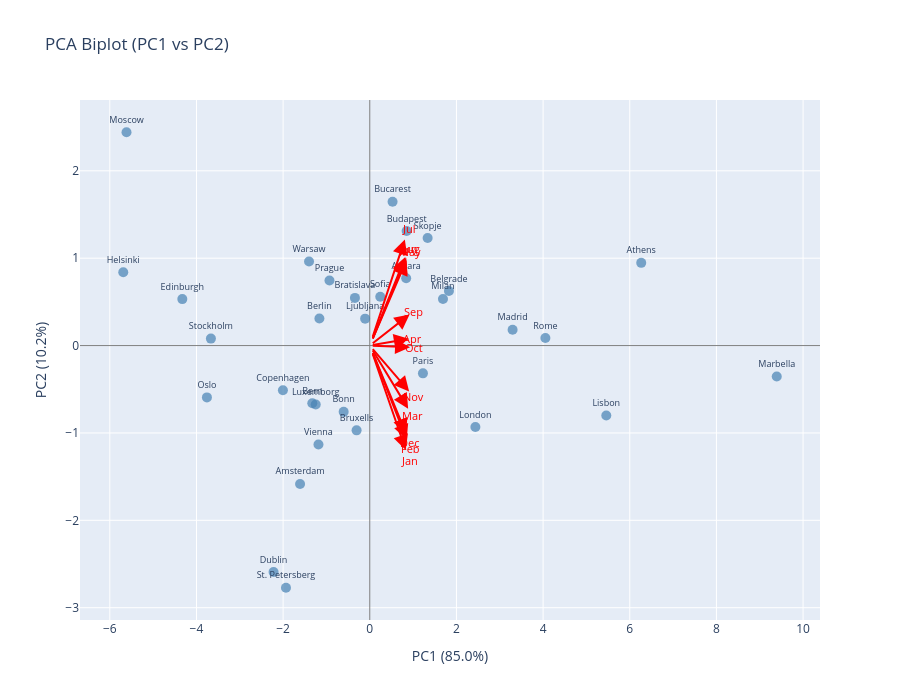

The code cell stored with this chart in its notebook:
### Markdown cell above
### Cell 16: The Biplot - Combining Scores and Loadings

This cell creates a **biplot**, one of the most powerful PCA visualization tools that displays both observations (scores) and variables (loadings) in the same plot.

**What is a Biplot?**
A biplot superimposes two plots:
1. **Scatter plot of scores**: Each point is an observation (city) plotted at its PC coordinates
2. **Arrows for loadings**: Each arrow represents a variable (month), pointing in the direction of maximum correlation with the PCs

**How to Read a Biplot:**

**Interpreting Points (Cities):**
- Points close together have similar temperature profiles
- Points far from origin are more extreme (higher scores on one or both axes)
- The x-coordinate is the PC1 score; y-coordinate is the PC2 score

**Interpreting Arrows (Months):**
- Arrow direction: Shows the "direction" of that variable in PC space
- Arrow length: Proportional to how well the variable is represented in 2D (longer = better represented)
- Arrows pointing same direction: Variables are positively correlated
- Arrows pointing opposite directions: Variables are negatively correlated
- Arrows at 90°: Variables are uncorrelated

**City-Variable Relationships:**
- A city located in the direction of an arrow has high values for that variable
- A city opposite to an arrow has low values for that variable
- Distance from origin to city projection on arrow direction indicates the value

**The Scaling Factor:**
Loadings are scaled (multiplied by a constant) for visual clarity. This doesn't change interpretation—only the visual length of arrows.

### Code cell
# Biplot: Scores and Loadings together
def create_biplot(scores, loadings, features, labels, pc_x=0, pc_y=1, scale=3):
    """Create an interactive biplot."""
    fig = go.Figure()
    
    # Plot scores (observations)
    fig.add_trace(go.Scatter(
        x=scores[:, pc_x], y=scores[:, pc_y],
        mode='markers+text', text=labels,
        textposition='top center', textfont=dict(size=9),
        marker=dict(size=10, color='steelblue', opacity=0.7),
        name='Cities'
    ))
    
    # Plot loadings (variables) as arrows
    for i, feature in enumerate(features):
        fig.add_annotation(
            x=loadings[i, pc_x] * scale, y=loadings[i, pc_y] * scale,
            ax=0, ay=0, xref='x', yref='y', axref='x', ayref='y',
            showarrow=True, arrowhead=2, arrowsize=1.5, arrowwidth=2,
            arrowcolor='red'
        )
        fig.add_annotation(
            x=loadings[i, pc_x] * scale * 1.1, y=loadings[i, pc_y] * scale * 1.1,
            text=feature, showarrow=False, font=dict(color='red', size=11)
        )
    
    fig.update_layout(
        title=f'PCA Biplot (PC{pc_x+1} vs PC{pc_y+1})',
        xaxis_title=f'PC{pc_x+1} ({explained_var[pc_x]*100:.1f}%)',
        yaxis_title=f'PC{pc_y+1} ({explained_var[pc_y]*100:.1f}%)',
        width=900, height=700,
        xaxis=dict(zeroline=True, zerolinewidth=1, zerolinecolor='gray'),
        yaxis=dict(zeroline=True, zerolinewidth=1, zerolinecolor='gray')
    )
    return fig

fig = create_biplot(scores, loadings, month_cols, cities)
fig.show()

### Figure 1 — Plotly figure (JSON) as saved in the notebook; plotly's stock layout.template omitted (floating-point values rounded to 4 significant figures)
{"data": [{"marker": {"color": "steelblue", "opacity": 0.7, "size": 10}, "mode": "markers+text", "name": "Cities", "text": ["Amsterdam", "Ankara", "Athens", "Belgrade", "Berlin", "Bern", "Bonn", "Bruxells", "Bucarest", "Budapest", "Copenhagen", "Dublin", "Helsinki", "Lisbon", "London", "Luxemborg", "Marbella", "Moscow", "Oslo", "Paris", "Prague", "Rome", "Sofia", "Stockholm", "Vienna", "Warsaw", "Bratislava", "St. Petersberg", "Ljubljana", "Madrid", "Milan", "Edinburgh", "Skopje"], "textfont": {"size": 9}, "textposition": "top center", "type": "scatter", "x": [-1.609, 0.8395, 6.265, 1.826, -1.163, -1.327, -0.603, -0.3046, 0.5259, 0.851, -2.005, -2.221, -5.69, 5.458, 2.437, -1.247, 9.392, -5.614, -3.759, 1.227, -0.93, 4.052, 0.2417, -3.667, -1.185, -1.402, -0.3427, -1.934, -0.1073, 3.296, 1.689, -4.327, 1.335], "y": [-1.584, 0.7702, 0.9466, 0.6241, 0.3102, -0.6595, -0.7588, -0.9704, 1.646, 1.311, -0.5104, -2.591, 0.8392, -0.801, -0.9324, -0.6747, -0.3539, 2.441, -0.5932, -0.3179, 0.7443, 0.08659, 0.5587, 0.07988, -1.133, 0.9626, 0.5457, -2.772, 0.3083, 0.1812, 0.5338, 0.5317, 1.23]}], "layout": {"annotations": [{"arrowcolor": "red", "arrowhead": 2, "arrowsize": 1.5, "arrowwidth": 2, "ax": 0, "axref": "x", "ay": 0, "ayref": "y", "showarrow": true, "x": 0.8295, "xref": "x", "y": -1.194, "yref": "y"}, {"font": {"color": "red", "size": 11}, "showarrow": false, "text": "Jan", "x": 0.9124, "y": -1.314}, {"arrowcolor": "red", "arrowhead": 2, "arrowsize": 1.5, "arrowwidth": 2, "ax": 0, "axref": "x", "ay": 0, "ayref": "y", "showarrow": true, "x": 0.8514, "xref": "x", "y": -1.076, "yref": "y"}, {"font": {"color": "red", "size": 11}, "showarrow": false, "text": "Feb", "x": 0.9365, "y": -1.184}, {"arrowcolor": "red", "arrowhead": 2, "arrowsize": 1.5, "arrowwidth": 2, "ax": 0, "axref": "x", "ay": 0, "ayref": "y", "showarrow": true, "x": 0.8858, "xref": "x", "y": -0.7225, "yref": "y"}, {"font": {"color": "red", "size": 11}, "showarrow": false, "text": "Mar", "x": 0.9743, "y": -0.7947}, {"arrowcolor": "red", "arrowhead": 2, "arrowsize": 1.5, "arrowwidth": 2, "ax": 0, "axref": "x", "ay": 0, "ayref": "y", "showarrow": true, "x": 0.9012, "xref": "x", "y": 0.07822, "yref": "y"}, {"font": {"color": "red", "size": 11}, "showarrow": false, "text": "Apr", "x": 0.9913, "y": 0.08604}, {"arrowcolor": "red", "arrowhead": 2, "arrowsize": 1.5, "arrowwidth": 2, "ax": 0, "axref": "x", "ay": 0, "ayref": "y", "showarrow": true, "x": 0.8495, "xref": "x", "y": 0.9779, "yref": "y"}, {"font": {"color": "red", "size": 11}, "showarrow": false, "text": "May", "x": 0.9344, "y": 1.076}, {"arrowcolor": "red", "arrowhead": 2, "arrowsize": 1.5, "arrowwidth": 2, "ax": 0, "axref": "x", "ay": 0, "ayref": "y", "showarrow": true, "x": 0.8195, "xref": "x", "y": 1.013, "yref": "y"}, {"font": {"color": "red", "size": 11}, "showarrow": false, "text": "Jun", "x": 0.9015, "y": 1.115}, {"arrowcolor": "red", "arrowhead": 2, "arrowsize": 1.5, "arrowwidth": 2, "ax": 0, "axref": "x", "ay": 0, "ayref": "y", "showarrow": true, "x": 0.8085, "xref": "x", "y": 1.215, "yref": "y"}, {"font": {"color": "red", "size": 11}, "showarrow": false, "text": "Jul", "x": 0.8893, "y": 1.337}, {"arrowcolor": "red", "arrowhead": 2, "arrowsize": 1.5, "arrowwidth": 2, "ax": 0, "axref": "x", "ay": 0, "ayref": "y", "showarrow": true, "x": 0.8412, "xref": "x", "y": 1.005, "yref": "y"}, {"font": {"color": "red", "size": 11}, "showarrow": false, "text": "Aug", "x": 0.9253, "y": 1.106}, {"arrowcolor": "red", "arrowhead": 2, "arrowsize": 1.5, "arrowwidth": 2, "ax": 0, "axref": "x", "ay": 0, "ayref": "y", "showarrow": true, "x": 0.9183, "xref": "x", "y": 0.3554, "yref": "y"}, {"font": {"color": "red", "size": 11}, "showarrow": false, "text": "Sep", "x": 1.01, "y": 0.3909}, {"arrowcolor": "red", "arrowhead": 2, "arrowsize": 1.5, "arrowwidth": 2, "ax": 0, "axref": "x", "ay": 0, "ayref": "y", "showarrow": true, "x": 0.9292, "xref": "x", "y": -0.01882, "yref": "y"}, {"font": {"color": "red", "size": 11}, "showarrow": false, "text": "Oct", "x": 1.022, "y": -0.0207}, {"arrowcolor": "red", "arrowhead": 2, "arrowsize": 1.5, "arrowwidth": 2, "ax": 0, "axref": "x", "ay": 0, "ayref": "y", "showarrow": true, "x": 0.9082, "xref": "x", "y": -0.5247, "yref": "y"}, {"font": {"color": "red", "size": 11}, "showarrow": false, "text": "Nov", "x": 0.999, "y": -0.5772}, {"arrowcolor": "red", "arrowhead": 2, "arrowsize": 1.5, "arrowwidth": 2, "ax": 0, "axref": "x", "ay": 0, "ayref": "y", "showarrow": true, "x": 0.8392, "xref": "x", "y": -1.008, "yref": "y"}, {"font": {"color": "red", "size": 11}, "showarrow": false, "text": "Dec", "x": 0.9232, "y": -1.108}], "height": 700, "title": {"text": "PCA Biplot (PC1 vs PC2)"}, "width": 900, "xaxis": {"title": {"text": "PC1 (85.0%)"}, "zeroline": true, "zerolinecolor": "gray", "zerolinewidth": 1}, "yaxis": {"title": {"text": "PC2 (10.2%)"}, "zeroline": true, "zerolinecolor": "gray", "zerolinewidth": 1}}}
